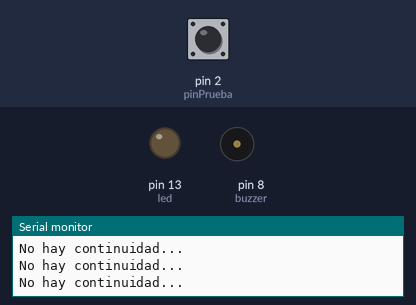
The sketch below on a simulated Arduino Uno, built with avr-gcc and run on an emulated ATmega328P. On the bench: output pins drawn as LEDs (lit = HIGH), buzzer (waves = sounding, pin HIGH), the last lines printed to the serial monitor. Inputs (shaded band) come from the test bench; at power-on: pin 2 (pinPrueba) HIGH.

Above: at 1.2 s.
1.3 s: pin 2 (pinPrueba) pulled LOW for 0.25 s
At 1.5 s:
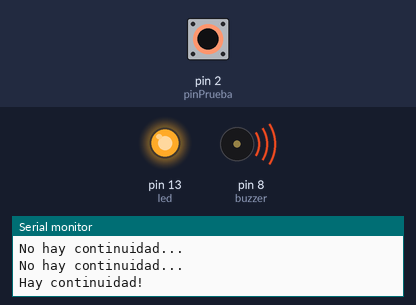
3.1 s: pin 2 (pinPrueba) pulled LOW for 3.2 s
At 7.4 s:
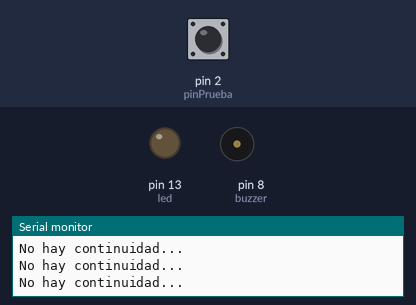
Timing chart, 0 to 8.9 s (numbered marks = the images above; inputs shaded):
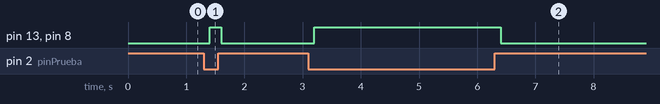

The sketch:

code.ino
```cpp
// Probador de continuidad básico

const int pinPrueba = 2;
const int led = 13;
const int buzzer = 8;

void setup() {
  pinMode(pinPrueba, INPUT_PULLUP);  // Activamos resistencia interna
  pinMode(led, OUTPUT);
  pinMode(buzzer, OUTPUT);

  Serial.begin(9600);
}

void loop() {
  int estado = digitalRead(pinPrueba);

  if (estado == LOW) {  // LOW = hay continuidad
    digitalWrite(led, HIGH);
    digitalWrite(buzzer, HIGH);
    Serial.println("Hay continuidad!");
  } else {
    digitalWrite(led, LOW);
    digitalWrite(buzzer, LOW);
    Serial.println("No hay continuidad...");
  }

  delay(200);
}
```

Measured:
- after the input at 1.3 s, pin 13 (led), pin 8 (buzzer): LOW → HIGH after 0.10 s, → LOW 0.20 s later
- after the input at 3.1 s, pin 13 (led), pin 8 (buzzer): LOW → HIGH after 0.10 s, → LOW 3.2 s later
